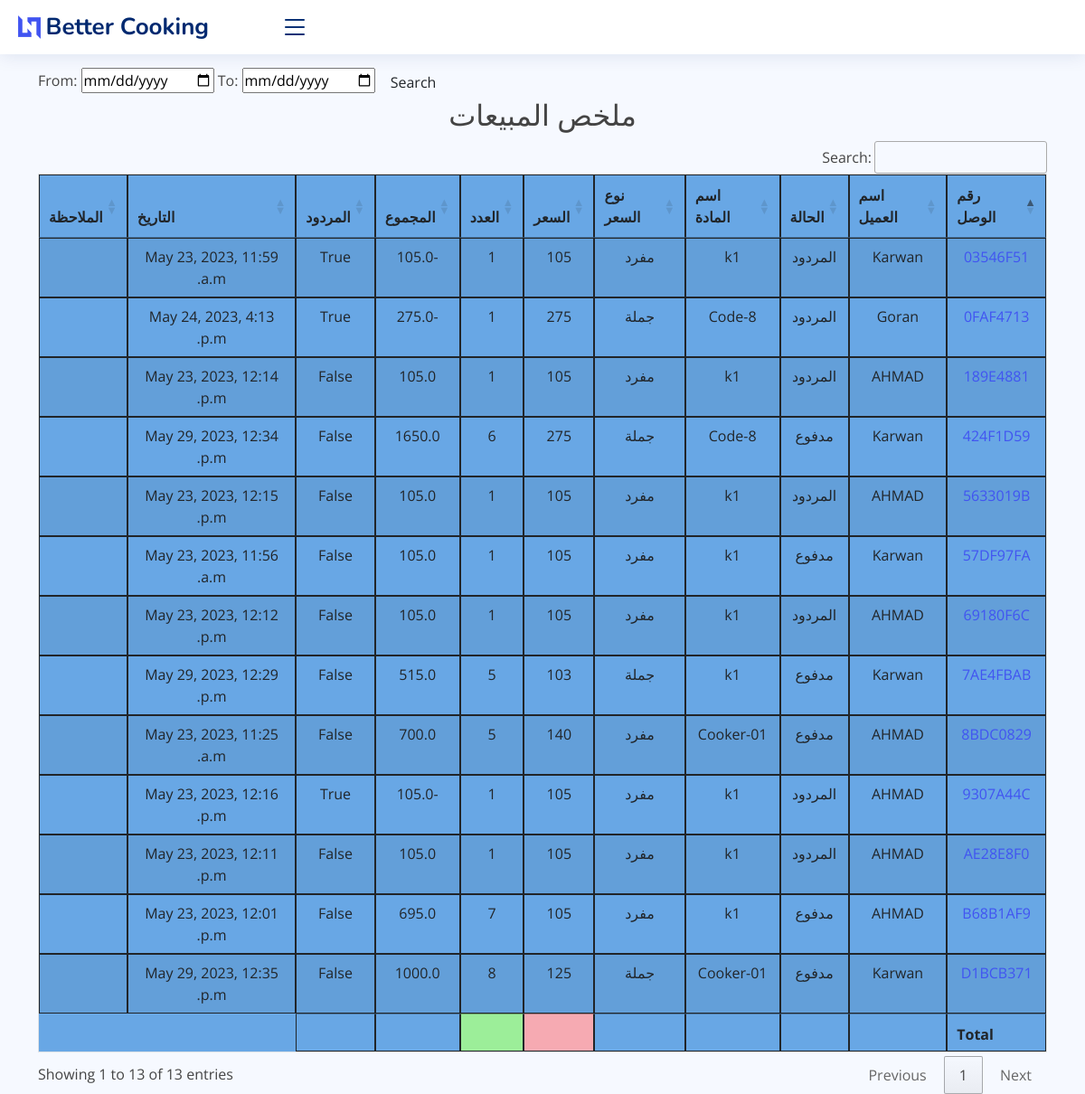
The page /sales_report on the database as committed earlier.
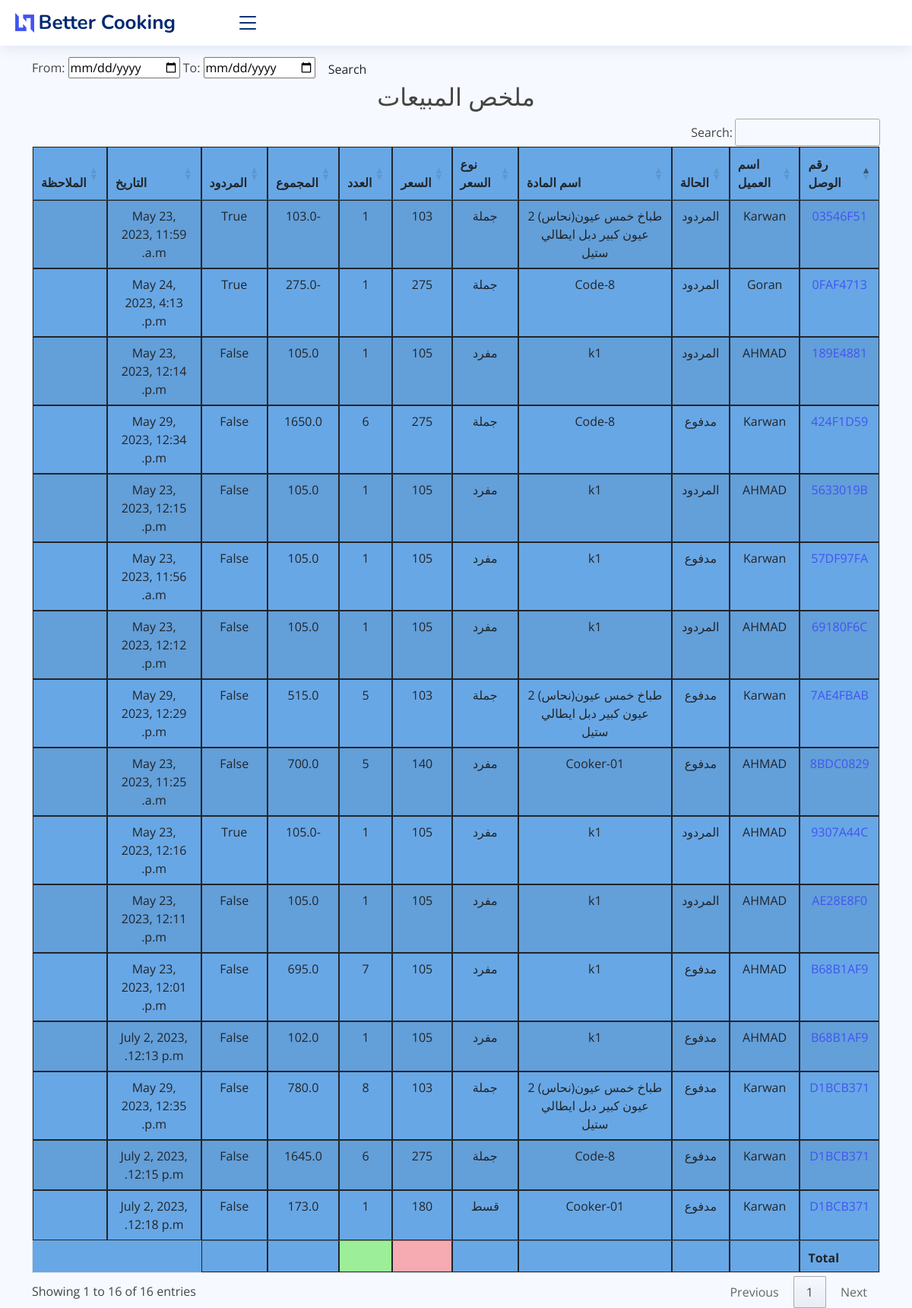
The same page on the database as committed later.
### core/models.py (models this page shows, shortened)
class SaleItem(models.Model):
    sales_invoice = models.ForeignKey(SaleInvoice, on_delete=models.CASCADE)
    item = models.ForeignKey(Item, on_delete=models.CASCADE)
    qty = models.PositiveSmallIntegerField(default=1)
    total_amt = models.FloatField(editable=False, default=0)
    sale_date = models.DateTimeField(auto_now_add=True)
    is_returned = models.BooleanField(default=False)
    sub_total = models.FloatField(validators=[MinValueValidator(0.01)], default=0)
    discount_type = models.CharField(max_length=30, choices=(
        ('amount', 'Amount'),
        ('percentage', 'Percentage')
    ), blank=True)
    discount_value = models.FloatField(blank=True, null=True)
    class Meta:
        verbose_name_plural = ' بند المبيعات'

class SaleInvoice(models.Model):
    STATUS = (
        ('مدفوع', 'مدفوع'),
        ('غير مدفوع', 'غير مدفوع'),
        ('المردود', 'المردود'),
    )
    invoice_number = models.CharField(max_length=8, unique=True, editable=False)
    customer_name = models.ForeignKey(Customer, on_delete=models.CASCADE)
    date = models.DateTimeField(auto_now_add=True)
    status = models.CharField(max_length=10, choices=STATUS, default='مدفوع')
    note = models.CharField(max_length=100, blank=True)
    updated_at = models.DateTimeField(auto_now=True)
    class Meta:
        verbose_name_plural = 'فاتورة البيع'

class Customer(models.Model):
    customer_name = models.CharField(max_length=50, blank=True)
    customer_mobile = models.CharField(max_length=50, blank=True)
    customer_address = models.TextField(blank=True)
    city = models.CharField(max_length=50, blank=True)
    note = models.TextField(blank=True)
    class Meta:
        verbose_name_plural = 'الزبائن'
    def __str__(self):
        return self.customer_name

class Item(models.Model):
    PRICELIST = (
        ('مفرد', 'مفرد'),
        ('جملة', 'جملة'),
        ('شراء', 'شراء'),
        ('قسط', 'قسط'),
    )
    item_code = models.CharField(max_length=50)
    name = models.CharField(max_length=255, verbose_name='detail')
    category = models.CharField(max_length=30, default='Test')
    price = models.FloatField(default=1)
    price_list = models.CharField(max_length=30, choices=PRICELIST, default='مفرد')
    note = models.TextField(blank=True)
    class Meta:
        verbose_name_plural = 'المواد'

### core/views.py (the view)
# urls.py: path('sales_report', views.sales_repoert, name="sales_report"),
def sales_repoert(request):
    s_reports = SaleItem.objects.select_related()
    myFilter = Sales_Filter(request.GET, queryset=s_reports)
    s_reports = myFilter.qs
    context = {'s_reports': s_reports, 'myFilter': myFilter}
    return render(request, 'core/reports/sales_report.html', context)

### core/templates/core/reports/sales_report.html (shortened to what this page needs)
{% extends 'core/base.html' %}
{% block content %}
    <br>
    <br> <br>
    <form class="form-a">
        From: <input type="date" value={{ myFilter.form.max_date }}</input>
        To: <input type="date" value={{ myFilter.form.min_date }}</input>
        <button type="submit" class="btn btn-b">Search</button>
    </form>
    <h2 class="text-center"> ملخص المبيعات </h2>
    <table id="example1" class="table table-striped" style="background-color: #68a7e5">
        <thead>
        <tr>
            <th>رقم الوصل</th>
            <th>اسم العميل</th>
            <th>الحالة</th>
            <th>اسم المادة</th>
            <th>نوع السعر</th>
            <th> السعر</th>
            <th>العدد</th>
            <th>المجموع</th>
            <th>المردود</th>
            <th>التاريخ</th>
            <th>الملاحظة</th>
        </tr>
        </thead>
        <tbody>
        {% for i in  s_reports %}
            <tr>
                <td><a href="{% url 'single_sale' i.sales_invoice.id %}">{{ i.sales_invoice.invoice_number }}</a></td>
                <td>{{ i.sales_invoice.customer_name }}</td>
                <td>{{ i.sales_invoice.status }}</td>
                <td>{{ i.item.name }}</td>
                <td>{{ i.item.price_list }}</td>
                <td>{{ i.item.price }}</td>
                <td>{{ i.qty }}</td>
                <td>{{ i.total_amt }}</td>
                <td>{{ i.is_returned }}</td>
                <td>{{ i.sale_date }}</td>
               <td>{{ i.sales_invoice.note }}</td>
            </tr>
        {% endfor %}
        </tbody>
        <tfoot>
        <th></th>
        <th></th>
        <th></th>
        <th></th>
        <th></th>
        <th style="background-color: #f6aab2"></th>
        <th style="background-color: #9cee99"></th>
        <th></th>
        <th></th>
        </tfoot>
    </table>
{% endblock %}

Rows that differ between the two databases and show on the page:
changed SaleItem "May 23, 2023, 11:59 a.m.": item.name "k1" → "طباخ خمس عيون(نحاس) 2 عيون كبير دبل ايطالي ستيل"; item.price_list "مفرد" → "جملة"; item.price "105" → "103"; total_amt "-105.0" → "-103.0"
changed through a linked row, SaleItem "May 29, 2023, 12:29 p.m.": item.name "k1" → "طباخ خمس عيون(نحاس) 2 عيون كبير دبل ايطالي ستيل"
changed SaleItem "May 29, 2023, 12:35 p.m.": item.name "Cooker-01" → "طباخ خمس عيون(نحاس) 2 عيون كبير دبل ايطالي ستيل"; item.price "125" → "103"; total_amt "1000.0" → "780.0"
added SaleItem: sales_invoice.invoice_number "B68B1AF9", sales_invoice.customer_name "AHMAD", sales_invoice.status "مدفوع", item.name "k1", item.price_list "مفرد", item.price "105", qty "1", total_amt "102.0", is_returned "False", sale_date "July 2, 2023, 12:13 p.m."
added SaleItem: sales_invoice.invoice_number "D1BCB371", sales_invoice.customer_name "Karwan", sales_invoice.status "مدفوع", item.name "Code-8", item.price_list "جملة", item.price "275", qty "6", total_amt "1645.0", is_returned "False", sale_date "July 2, 2023, 12:15 p.m."
added SaleItem: sales_invoice.invoice_number "D1BCB371", sales_invoice.customer_name "Karwan", sales_invoice.status "مدفوع", item.name "Cooker-01", item.price_list "قسط", item.price "180", qty "1", total_amt "173.0", is_returned "False", sale_date "July 2, 2023, 12:18 p.m."
Other text that changed with them:
text written by a page script: "Search: Showing 1 to 13 of 13 entries Previous 1 Next" → "Search: Showing 1 to 16 of 16 entries Previous 1 Next"
